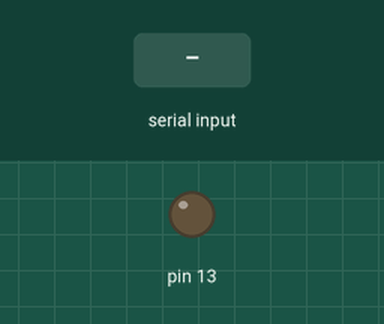
A sketch run on a simulated Arduino Uno, built with avr-gcc and run on an emulated ATmega328P. On the bench: output pins drawn as LEDs (lit = HIGH). The inputs (shaded band) are chosen by the test bench.

Above: at 1.2 s.
1.3 s: "Y" received over Serial
At 2.5 s:
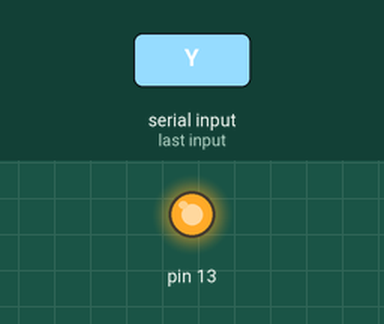
Timing chart, 0 to 4.3 s (numbered marks = the images above; inputs shaded):
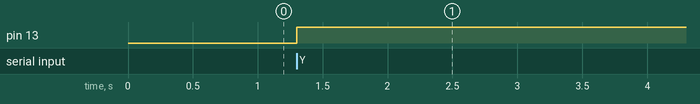

The sketch:

sketch_aug31Facedetection_Led_blink.ino
```cpp
// We are using pin mode 13 as output and set it to low (OFF) on startup so when we detect a face we will get the command, Y which will trigger the led to glow

void setup()
{
  pinMode(13,OUTPUT);
  digitalWrite(13,LOW);
  Serial.begin(9600);
}

void loop()
{
  if(Serial.read() == 'N')
  {
    digitalWrite(13,LOW);
  }

  if(Serial.read() == 'Y')
  {
    digitalWrite(13,HIGH);
}
 }
```

Measured:
- after the input at 1.3 s, pin 13: LOW → HIGH at once
